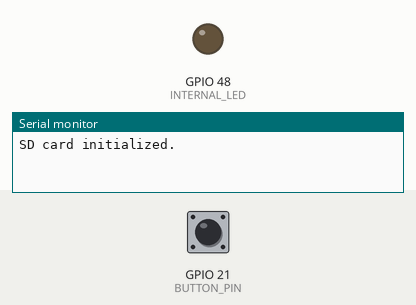
This sketch was run on a simulated ESP32. Shown: output pins drawn as LEDs (lit = HIGH), the last lines printed to the serial monitor. The inputs (shaded band) are chosen by the test bench; at power-on: GPIO 21 (BUTTON_PIN) LOW. I2S audio is not simulated (input reads silence); storage starts empty.

Above: at 1.2 s.
1.3 s: GPIO 21 (BUTTON_PIN) pulled HIGH for 0.15 s
At 1.7 s:
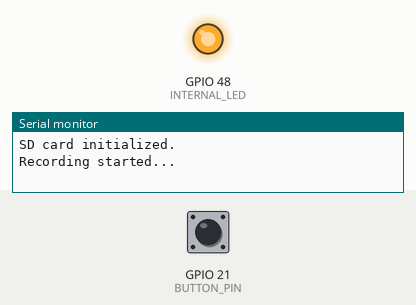
Timing chart, 0 to 32.8 s (numbered marks = the images above; inputs shaded):
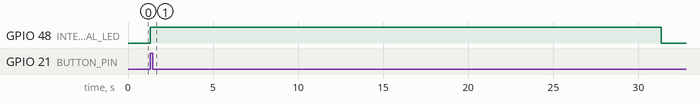

The sketch:

FreeRTOS_Module.ino
```cpp
#include <driver/i2s.h>
#include <SD.h>
#include <SPI.h>

// --- Pin Definitions ---
#define I2S_WS 6
#define I2S_SD 5
#define I2S_SCK 4
#define BUTTON_PIN 21
#define INTERNAL_LED 48
#define SD_CS 10

// --- I2S and Recording Settings ---
#define I2S_PORT I2S_NUM_0
const uint32_t SAMPLE_RATE = 44100;
const uint16_t BITS_PER_SAMPLE = 16;
const uint16_t CHANNELS = 1;
#define BUFFER_LEN 512
#define RECORD_TIME 30

int16_t sBuffer[BUFFER_LEN];
volatile bool startRecording = false;

// --- ISR for Button Press ---
void IRAM_ATTR onButtonPress() {
  startRecording = true;
}

// --- I2S Setup ---
void i2s_install() {
  const i2s_config_t i2s_config = {
    .mode = (i2s_mode_t)(I2S_MODE_MASTER | I2S_MODE_RX),
    .sample_rate = SAMPLE_RATE,
    .bits_per_sample = I2S_BITS_PER_SAMPLE_16BIT,
    .channel_format = I2S_CHANNEL_FMT_ONLY_LEFT,
    .communication_format = I2S_COMM_FORMAT_STAND_I2S,
    .intr_alloc_flags = 0,
    .dma_buf_count = 8,
    .dma_buf_len = BUFFER_LEN,
    .use_apll = false,
    .tx_desc_auto_clear = false,
    .fixed_mclk = 0
  };
  i2s_driver_install(I2S_PORT, &i2s_config, 0, NULL);
}

void i2s_setpin() {
  const i2s_pin_config_t pin_config = {
    .bck_io_num = I2S_SCK,
    .ws_io_num = I2S_WS,
    .data_out_num = -1,
    .data_in_num = I2S_SD
  };
  i2s_set_pin(I2S_PORT, &pin_config);
}

// --- Write WAV Header ---
void writeWavHeader(File &file, uint32_t totalAudioLen) {
  uint32_t byteRate = SAMPLE_RATE * CHANNELS * BITS_PER_SAMPLE / 8;
  uint32_t totalDataLen = totalAudioLen + 36;

  byte header[44];

  memcpy(header, "RIFF", 4);
  memcpy(header + 4, &totalDataLen, 4);
  memcpy(header + 8, "WAVE", 4);
  memcpy(header + 12, "fmt ", 4);

  uint32_t subchunk1Size = 16;
  uint16_t audioFormat = 1; // PCM
  memcpy(header + 16, &subchunk1Size, 4);
  memcpy(header + 20, &audioFormat, 2);
  memcpy(header + 22, &CHANNELS, 2);
  memcpy(header + 24, &SAMPLE_RATE, 4);
  memcpy(header + 28, &byteRate, 4);
  uint16_t blockAlign = CHANNELS * BITS_PER_SAMPLE / 8;
  memcpy(header + 32, &blockAlign, 2);
  memcpy(header + 34, &BITS_PER_SAMPLE, 2);
  memcpy(header + 36, "data", 4);
  memcpy(header + 40, &totalAudioLen, 4);

  file.write(header, 44);
}

// --- I2S Recording Task ---
void i2s_task(void *parameter) {
  while (true) {
    if (startRecording) {
      Serial.println("Recording started...");
      digitalWrite(INTERNAL_LED, HIGH);

      // Create WAV file
      String filename = "/record.wav";
      File file = SD.open(filename, FILE_WRITE);
      if (!file) {
        Serial.println("Failed to open file for writing");
        startRecording = false;
        continue;
      }

      // Reserve space for WAV header
      file.seek(44);

      uint32_t bytesWritten = 0;
      unsigned long starttime = millis();
      while (millis() - starttime < RECORD_TIME * 1000) {
        size_t bytesRead = 0;
        esp_err_t result = i2s_read(I2S_PORT, sBuffer, sizeof(sBuffer), &bytesRead, portMAX_DELAY);
        if (result == ESP_OK && bytesRead > 0) {
          file.write((byte *)sBuffer, bytesRead);
          bytesWritten += bytesRead;
        }
      }

      file.seek(0);
      writeWavHeader(file, bytesWritten);
      file.close();

      Serial.println("Recording saved to SD as /record.wav");
      digitalWrite(INTERNAL_LED, LOW);
      startRecording = false;
    }

    vTaskDelay(100 / portTICK_PERIOD_MS);
  }
}

void setup() {
  Serial.begin(115200);
  pinMode(BUTTON_PIN, INPUT_PULLDOWN);
  pinMode(INTERNAL_LED, OUTPUT);
  attachInterrupt(BUTTON_PIN, onButtonPress, RISING);

  // Start I2S
  i2s_install();
  i2s_setpin();
  i2s_start(I2S_PORT);

  // Start SD card
  if (!SD.begin(SD_CS)) {
    Serial.println("SD card initialization failed!");
    while (1);
  }
  Serial.println("SD card initialized.");

  // Start task
  xTaskCreatePinnedToCore(
    i2s_task, "I2S Recorder", 8192, NULL, 1, NULL, 1);
}

void loop() {
}
```

Measured:
- after the input at 1.3 s, GPIO 48 (INTERNAL_LED): LOW → HIGH at once, → LOW 30.0 s later
